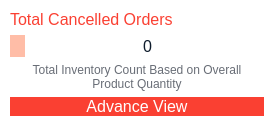
                 <widget class="QFrame" name="horizontalFrame">
                  <property name="styleSheet">
                   <string notr="true">background-color: rgb(255, 255, 255);
border-radius: 20px;</string>
                  </property>
                  <layout class="QHBoxLayout" name="horizontalLayout_42">
                   <property name="leftMargin">
                    <number>10</number>
                   </property>
                   <property name="topMargin">
                    <number>10</number>
                   </property>
                   <property name="rightMargin">
                    <number>10</number>
                   </property>
                   <property name="bottomMargin">
                    <number>10</number>
                   </property>
                   <item>
                    <layout class="QVBoxLayout" name="verticalLayout_22">
                     <item>
                      <widget class="QLabel" name="label_51">
                       <property name="sizePolicy">
                        <sizepolicy hsizetype="Preferred" vsizetype="Fixed">
                         <horstretch>0</horstretch>
                         <verstretch>0</verstretch>
                        </sizepolicy>
                       </property>
                       <property name="font">
                        <font>
                         <pointsize>12</pointsize>
                        </font>
                       </property>
                       <property name="styleSheet">
                        <string notr="true">color: #FA4032;</string>
                       </property>
                       <property name="text">
                        <string>Total Cancelled Orders</string>
                       </property>
                      </widget>
                     </item>
                     <item>
                      <layout class="QGridLayout" name="gridLayout_18">
                       <item row="0" column="1">
                        <widget class="QLabel" name="Total_cancelled_orders_label">
                         <property name="font">
                          <font>
                           <pointsize>12</pointsize>
                          </font>
                         </property>
                         <property name="styleSheet">
                          <string notr="true">color: rgb(14, 28, 44);</string>
                         </property>
                         <property name="text">
                          <string>0</string>
                         </property>
                         <property name="alignment">
                          <set>Qt::AlignmentFlag::AlignCenter</set>
                         </property>
                         <property name="wordWrap">
                          <bool>true</bool>
                         </property>
                        </widget>
                       </item>
                       <item row="0" column="0">
                        <widget class="QLabel" name="label_63">
                         <property name="sizePolicy">
                          <sizepolicy hsizetype="Fixed" vsizetype="Fixed">
                           <horstretch>0</horstretch>
                           <verstretch>0</verstretch>
                          </sizepolicy>
                         </property>
                         <property name="styleSheet">
                          <string notr="true">background-color: rgb(255, 189, 167);
padding: 4px;
border-radius: 10px;</string>
                         </property>
                         <property name="text">
                          <string/>
                         </property>
                         <property name="pixmap">
                          <pixmap resource="resources.qrc">:/resources/orders-icons/Cancelled_orders.svg</pixmap>
                         </property>
                         <property name="scaledContents">
                          <bool>true</bool>
                         </property>
                        </widget>
                       </item>
                      </layout>
                     </item>
                     <item>
                      <widget class="QLabel" name="label_55">
                       <property name="sizePolicy">
                        <sizepolicy hsizetype="Preferred" vsizetype="Fixed">
                         <horstretch>0</horstretch>
                         <verstretch>0</verstretch>
                        </sizepolicy>
                       </property>
                       <property name="styleSheet">
                        <string notr="true">color: rgb(104, 109, 118);</string>
                       </property>
                       <property name="text">
                        <string>Total Inventory Count Based on Overall Product Quantity</string>
                       </property>
                       <property name="alignment">
                        <set>Qt::AlignmentFlag::AlignCenter</set>
                       </property>
                       <property name="wordWrap">
                        <bool>true</bool>
                       </property>
                      </widget>
                     </item>
                     <item>
                      <widget class="QPushButton" name="pushButton_22">
                       <property name="maximumSize">
                        <size>
                         <width>16777215</width>
                         <height>40</height>
                        </size>
                       </property>
                       <property name="font">
                        <font>
                         <pointsize>12</pointsize>
                        </font>
                       </property>
                       <property name="styleSheet">
                        <string notr="true">QPushButton{
background: #FA4032;
color: rgb(255, 255, 255);
border:none;
border-radius: 10px;
}
QPushButton:hover{
	background-color: rgb(191, 48, 38);
}</string>
                       </property>
                       <property name="text">
                        <string>Advance View</string>
                       </property>
                       <property name="icon">
                        <iconset>
                         <normalon>:/resources/product-icons/advance_view.svg</normalon>
                        </iconset>
                       </property>
                       <property name="iconSize">
                        <size>
                         <width>28</width>
                         <height>28</height>
                        </size>
                       </property>
                      </widget>
                     </item>
                    </layout>
                   </item>
                  </layout>
                 </widget>
